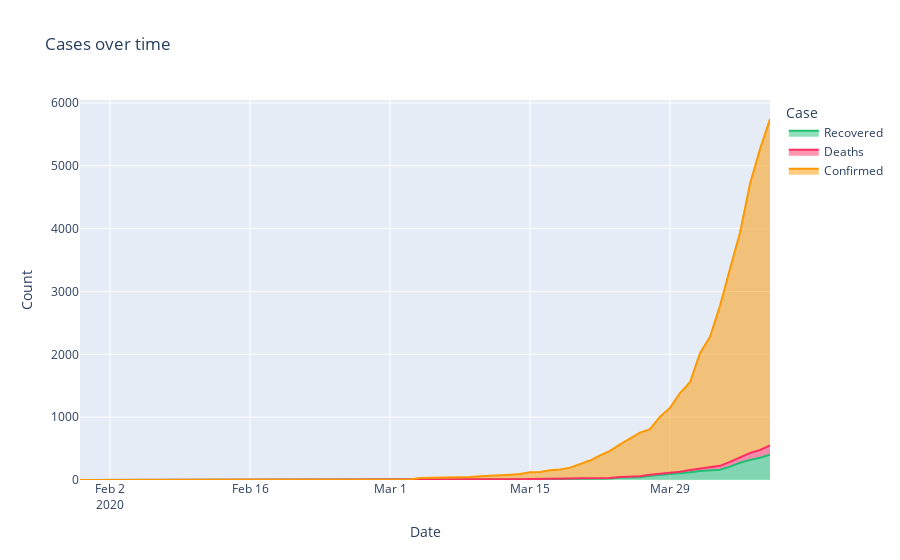

The notebook cell this image was saved under:
### Markdown cell above
### Reported Confirmed, Deaths and Recovered cases over time...

### Code cell
temp = date_wise_data.melt(id_vars="Date", value_vars=['Recovered', 'Deaths', 'Confirmed'],
                 var_name='Case', value_name='Count')
# temp.head()

fig = px.area(temp, x="Date", y="Count", color='Case',title='Cases over time', color_discrete_sequence = [rec, dth, act])
fig.show()
